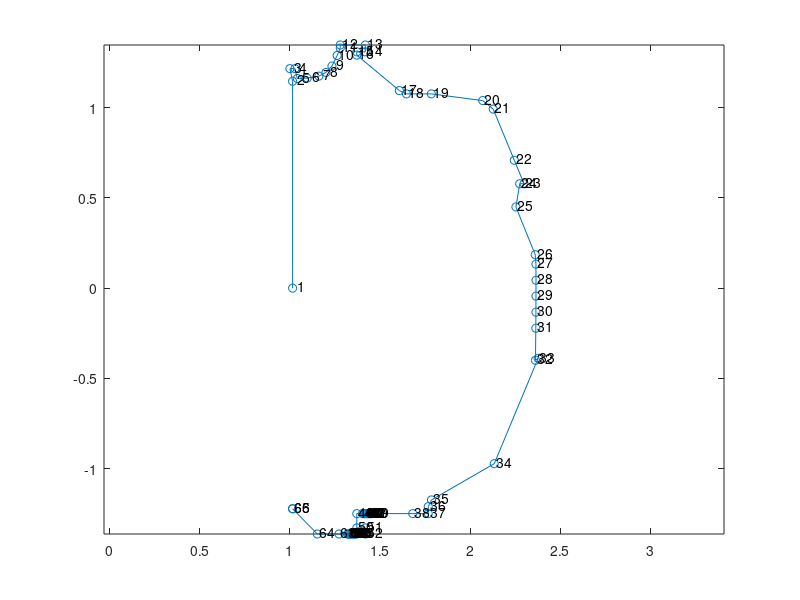

Write the MATLAB code that produced this figure. (Note: this script raises an error after producing the figure.)
clear all
close all
load('D3DrzZ2D2Tiles10Res.mat')
figure(1)
plot(r,z)
hold on
scatter(r,z)
axis equal
a = [1:length(r)]'; b = num2str(a); c = cellstr(b);
dx = 0.01; dy = 0.01; % displacement so the text does not overlay the data points
text(r+dx, z+dy, c);

surface = zeros(1,length(Z));
surface(find(Z>0))=1;

lines = GITR_LinesFromPoints(r,z, 'closed');
% Z = ones(1,length(r))*6.0;
GITR_writeGeomCFG_fromLines(lines,surface,'gitrD3DGeometry2DWrings.cfg',Z,0,0,0)
